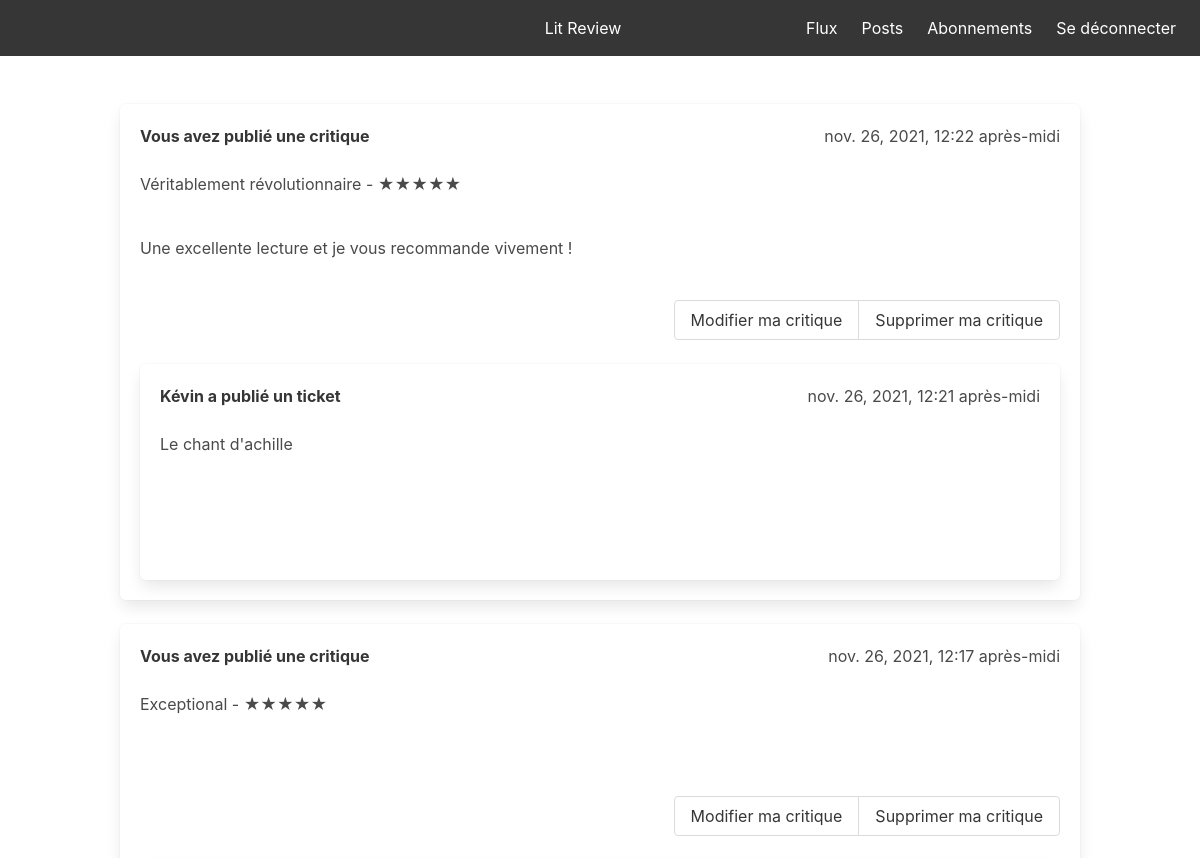
The app's page /posts (signed in, upper part), older data.
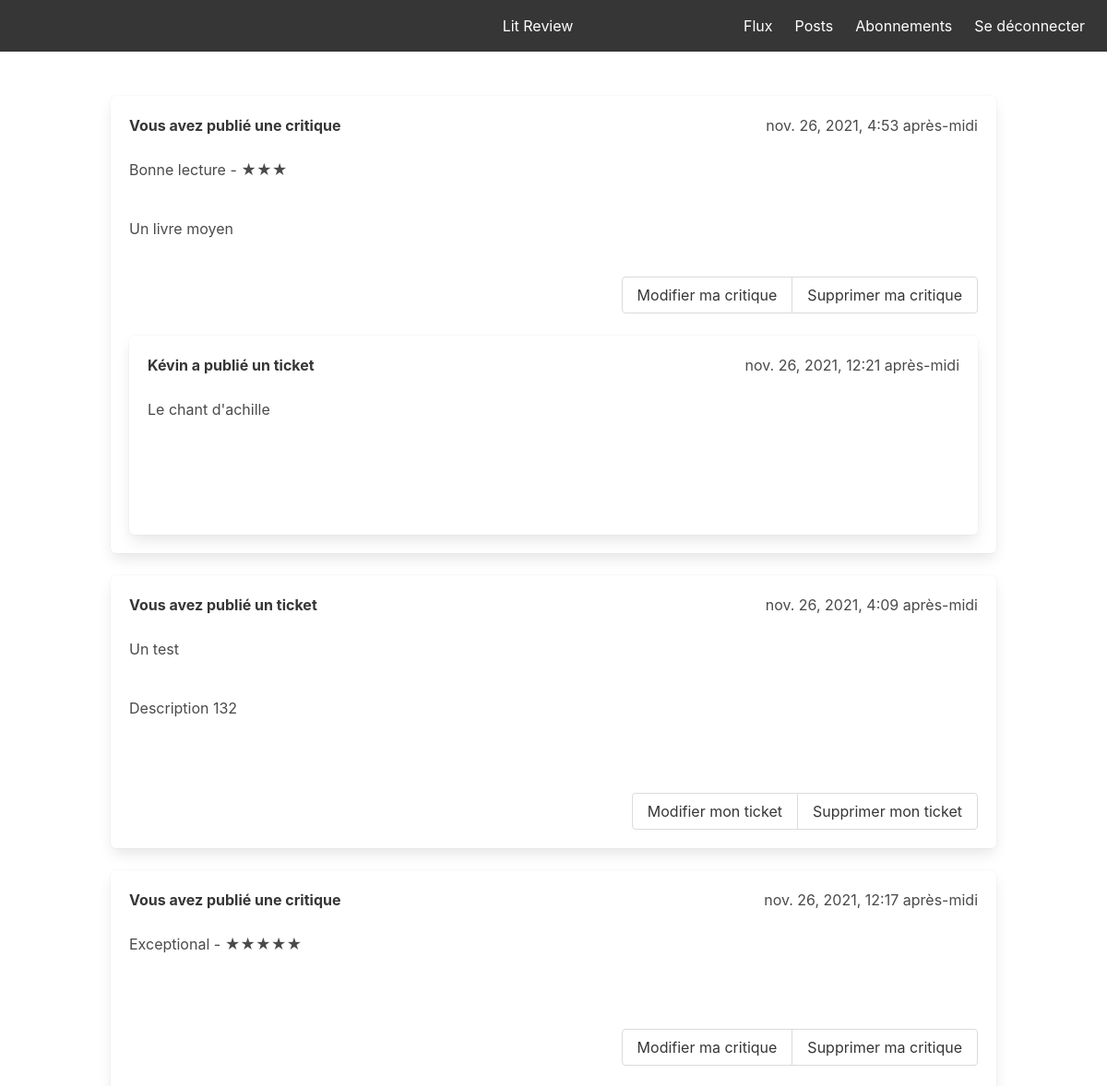
The same page, newer data.
### flux/models.py (models this page shows)
class Review(models.Model):
    ticket = models.ForeignKey(to=Ticket, on_delete=models.CASCADE)
    rating = models.PositiveSmallIntegerField(validators=[MinValueValidator(0), MaxValueValidator(5)])
    user = models.ForeignKey(to=settings.AUTH_USER_MODEL, on_delete=models.CASCADE)
    headline = models.CharField(max_length=128)
    body = models.CharField(max_length=8192, blank=True)
    time_created = models.DateTimeField(auto_now_add=True)

class Ticket(models.Model):
    title = models.CharField(max_length=128)
    description = models.TextField(max_length=2048, blank=True)
    user = models.ForeignKey(to=settings.AUTH_USER_MODEL, on_delete=models.CASCADE)
    image = models.ImageField(null=True, blank=True)
    time_created = models.DateTimeField(auto_now_add=True)

### flux/views.py (the view)
# urls.py: path('posts', view_my_posts, name='posts'),
@login_required
def view_my_posts(request):
    all_tickets = Ticket.objects.filter(user=request.user)
    all_tickets = all_tickets.annotate(content_type=Value('TICKET', CharField()))
    all_reviews = Review.objects.filter(user=request.user)
    all_reviews = all_reviews.annotate(content_type=Value('REVIEW', CharField()))
    ticket = sorted(chain(all_tickets, all_reviews), key=lambda instance: instance.time_created, reverse=True)
    return render(request, 'posts.html', {'tickets': ticket})

### flux/templates/posts.html
{% extends 'home.html' %}
{% block ticket %}
    {% for ticket in tickets %}
        {% if ticket.content_type == 'TICKET' %}
            {% include 'ticket_snippet.html' %}
        {% elif ticket.content_type == 'REVIEW' %}
            {% include 'review_snippet.html' with review=ticket %}
        {% endif %}
    {% endfor %}
{% endblock %}

### flux/templates/review_snippet.html (shortened to what this page needs)
<div class="box">
    <div class="media-content">
        <div class="content">
            <div style="display: flex; justify-content: space-between;">
                {% if review.user == user %}
                    <strong>Vous avez publié une critique</strong>
                {% else %}
                    <strong>{{ review.user }} a publié une critique</strong>
                {% endif %}
                {{ review.time_created }}
            </div>
            <br>
            <p>{{ review.headline }} - {% for stars in ''|center:review.rating %}★{% endfor %}</p>
            <br>
            <p>{{ ticket.body }}</p>
            <br>
            {% if review.user == request.user %}
                <div class="buttons has-addons is-right">
                    <a class="button" href="{% url 'flux:modify_review' review_pk=review.pk %}">
                        Modifier ma critique</a>
                    <a class="button" href="{% url 'flux:delete_review' review_pk=review.pk %}">
                        Supprimer ma critique</a>
                </div>
            {% endif %}
            {% include 'ticket_snippet.html' with ticket=review.ticket %}
        </div>
    </div>
</div>

### flux/templates/ticket_snippet.html (shortened to what this page needs)
<div class="box">
    <div class="media-content">
        <div class="content">
            <div style="display: flex; justify-content: space-between;">
                {% if ticket.user == user %}
                    <strong>Vous avez publié un ticket</strong>
                {% else %}
                    <strong>{{ ticket.user }} a publié un ticket</strong>
                {% endif %}
                {{ ticket.time_created }}
            </div>
            <br>
            <p>{{ ticket.title }}</p>
            <br>
            <p>{{ ticket.description }}</p>
            <br>
            {% if ticket.image %}
                <p>
                </p>
            {% endif %}
            {% if ticket.user == request.user %}
                <div class="buttons has-addons is-right">
                    <a class="button" href="{% url 'flux:modify_ticket' ticket_pk=ticket.pk %}">
                        Modifier mon ticket</a>
                    <a class="button" href="{% url 'flux:delete_ticket' ticket_pk=ticket.pk %}">
                        Supprimer mon ticket</a>
                </div>
            {% endif %}
        </div>
    </div>
</div>

Row changes from the older to the newer data that the page shows:
removed Review: shows "Vous avez publié une critique", time_created "nov. 26, 2021, 12:22 après-midi", headline "Véritablement révolutionnaire", rating 5 (drawn), body "Une excellente lecture et je vous recommande vivement !", shows "Modifier ma critique", user "Kévin", time_created "nov. 26, 2021, 12:21 après-midi", title "Le chant d'achille"
added Review: shows "Vous avez publié une critique", time_created "nov. 26, 2021, 4:53 après-midi", headline "Bonne lecture", rating 3 (drawn), body "Un livre moyen", shows "Modifier ma critique", user "Kévin", time_created "nov. 26, 2021, 12:21 après-midi", title "Le chant d'achille"
added Ticket: shows "Vous avez publié un ticket", time_created "nov. 26, 2021, 4:09 après-midi", title "Un test", description "Description 132", shows "Modifier mon ticket"
